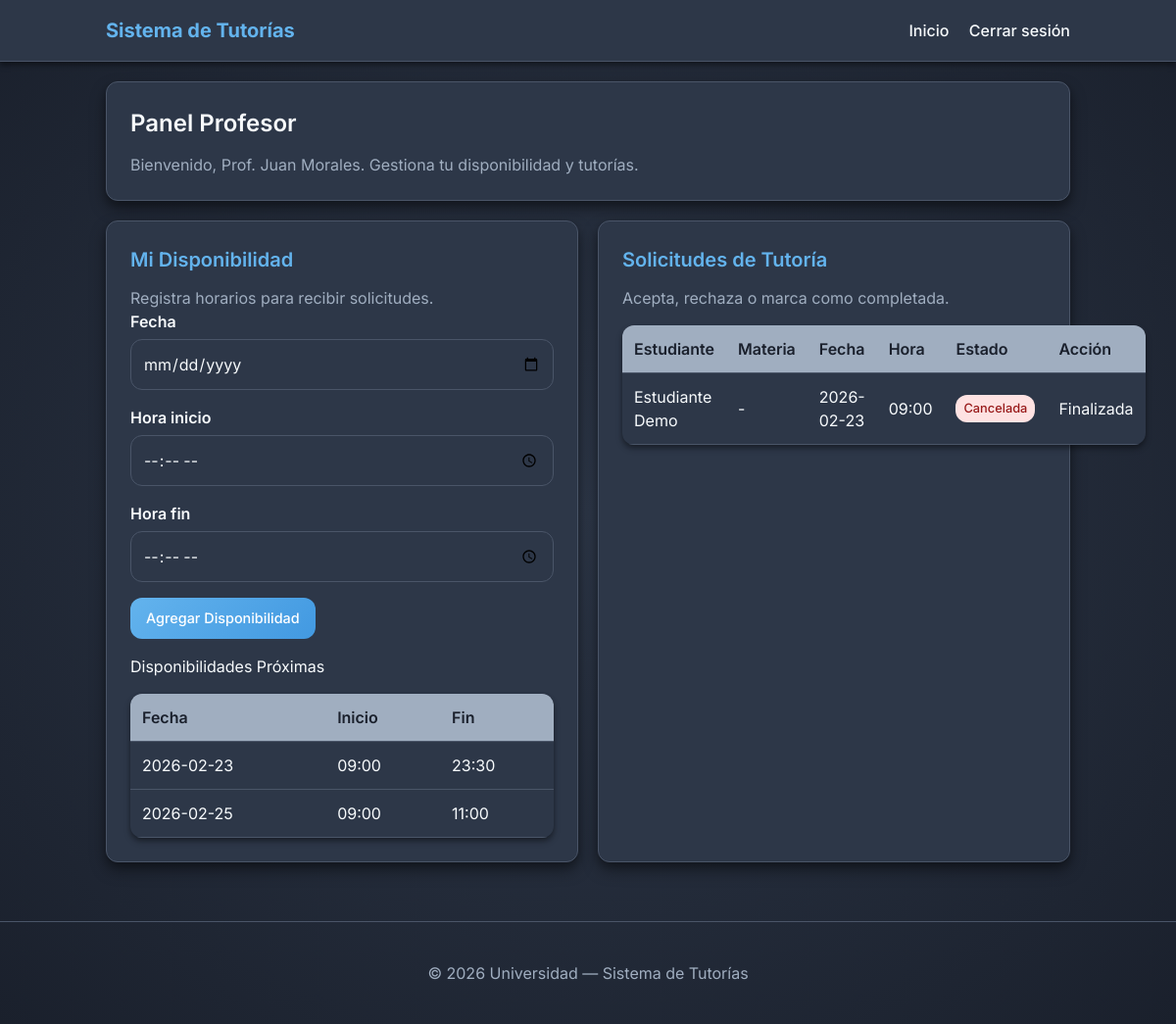
/dashboard_profesor.php (signed in), run on the app's committed database.
### tables this page shows
CREATE TABLE `disponibilidad` (
  `id_disponibilidad` int(10) UNSIGNED NOT NULL,
  `id_profesor` int(10) UNSIGNED NOT NULL,
  `fecha` date NOT NULL,
  `hora_inicio` time NOT NULL,
  `hora_fin` time NOT NULL,
  `estado` enum('disponible','no_disponible','ocupado') NOT NULL DEFAULT 'disponible'
);

CREATE TABLE `tutorias` (
  `id_tutoria` int(10) UNSIGNED NOT NULL,
  `id_estudiante` int(10) UNSIGNED NOT NULL,
  `id_profesor` int(10) UNSIGNED NOT NULL,
  `id_materia` int(10) UNSIGNED DEFAULT NULL,
  `fecha` date NOT NULL,
  `hora` time NOT NULL,
  `estado` enum('pendiente','aceptada','cancelada','realizada') NOT NULL DEFAULT 'pendiente',
  `observaciones` text DEFAULT NULL,
  `fecha_creacion` timestamp NOT NULL DEFAULT current_timestamp()
);

CREATE TABLE `usuarios` (
  `id_usuario` int(10) UNSIGNED NOT NULL,
  `nombre` varchar(150) NOT NULL,
  `correo` varchar(200) NOT NULL,
  `contrasena` varchar(255) NOT NULL,
  `rol` enum('administrador','profesor','estudiante') NOT NULL,
  `estado` enum('activo','inactivo') NOT NULL DEFAULT 'activo',
  `fecha_registro` timestamp NOT NULL DEFAULT current_timestamp()
);

### dashboard_profesor.php (the view, shortened to what this page needs)
<?php
include_once 'header.php';
require_once 'conexion.php';
?>
<section class="card">
  <h2>Panel Profesor</h2>
  <p class="muted">Bienvenido, <?php echo htmlspecialchars($_SESSION['user_name'] ?? ''); ?>. Gestiona tu disponibilidad y tutorías.</p>
</section>
<div class="dashboard-grid prof-panel">
  <div class="card">
    <h3>Mi Disponibilidad</h3>
    <p class="muted">Registra horarios para recibir solicitudes.</p>
    <form method="post" style="margin-bottom:16px">
      <div class="field"><label>Fecha</label><input type="date" name="fecha" required></div>
      <div class="field"><label>Hora inicio</label><input type="time" name="hora_inicio" required></div>
      <div class="field"><label>Hora fin</label><input type="time" name="hora_fin" required></div>
      <button class="btn primary" type="submit">Agregar Disponibilidad</button>
    </form>
    <h4>Disponibilidades Próximas</h4>
    <table class="table">
      <thead><tr><th>Fecha</th><th>Inicio</th><th>Fin</th></tr></thead>
      <tbody>
      <?php
      $profStmt = $pdo->prepare('SELECT id_profesor FROM profesores WHERE id_usuario = :u LIMIT 1');
      $profStmt->execute(['u' => $_SESSION['user_id']]);
      $my_prof_id = $profStmt->fetchColumn();
      if ($my_prof_id) {
        $stmt = $pdo->prepare('SELECT * FROM disponibilidad WHERE id_profesor = :prof AND fecha >= CURDATE() ORDER BY fecha, hora_inicio');
        $stmt->execute(['prof' => $my_prof_id]);
      } else {
        $stmt = $pdo->query('SELECT NULL AS fecha, NULL AS hora_inicio, NULL AS hora_fin LIMIT 0');
      }
      while ($d = $stmt->fetch()) {
          echo '<tr><td>'.htmlspecialchars($d['fecha']).'</td><td>'.htmlspecialchars(substr($d['hora_inicio'],0,5)).'</td><td>'.htmlspecialchars(substr($d['hora_fin'],0,5)).'</td></tr>';
      }
      ?>
      </tbody>
    </table>
  </div>
  <div class="card">
    <h3>Solicitudes de Tutoría</h3>
    <p class="muted">Acepta, rechaza o marca como completada.</p>
    <table class="table">
      <thead><tr><th>Estudiante</th><th>Materia</th><th>Fecha</th><th>Hora</th><th>Estado</th><th>Acción</th></tr></thead>
      <tbody>
        <?php
        $sql = 'SELECT t.id_tutoria AS id, t.fecha, t.hora, t.estado, uest.nombre AS estudiante
            FROM tutorias t
            JOIN estudiantes est ON t.id_estudiante = est.id_estudiante
            JOIN usuarios uest ON est.id_usuario = uest.id_usuario
            WHERE t.id_profesor = :prof
            ORDER BY t.fecha ASC, t.hora ASC';
        $stmt = $pdo->prepare($sql);
        $stmt->execute(['prof' => $my_prof_id]);
        while ($row = $stmt->fetch()) {
          echo '<tr>';
          echo '<td>'.htmlspecialchars($row['estudiante']).'</td>';
          echo '<td>-</td>';
          echo '<td>'.htmlspecialchars($row['fecha']).'</td>';
          echo '<td>'.htmlspecialchars(substr($row['hora'],0,5)).'</td>';
          echo '<td><span class="chip '.htmlspecialchars($row['estado']).'">'.htmlspecialchars(ucfirst($row['estado'])).'</span></td>';
          echo '<td>';
          if ($row['estado'] === 'pendiente') {
              echo '<form method="post" style="display:inline-block;margin-right:8px">';
              echo '<input type="hidden" name="action" value="tutoria_action">';
              echo '<input type="hidden" name="tutoria_id" value="'.intval($row['id']).'">';
              echo '<input type="hidden" name="result" value="aceptada">';
              echo '<button class="btn success" type="submit" onclick="return confirmAction(this.form, \'Aceptar esta tutoría?\')">Aceptar</button>';
              echo '</form>';
              echo '<form method="post" style="display:inline-block">';
              echo '<input type="hidden" name="action" value="tutoria_action">';
              echo '<input type="hidden" name="tutoria_id" value="'.intval($row['id']).'">';
            echo '<input type="hidden" name="result" value="cancelada">';
              echo '<button class="btn danger" type="submit" onclick="return confirmAction(this.form, \'Rechazar esta tutoría?\')">Rechazar</button>';
              echo '</form>';
          } else {
              echo '<span class="muted">Finalizada</span>';
          }
          echo '</td>';
          echo '</tr>';
      }
      ?>
      </tbody>
    </table>
  </div>
</div>
<?php include_once 'footer.php'; ?>

### css/diseño.css (style rules this page uses)
:root { --bg: #1a202c; --panel: #2d3748; --text: #f7fafc; --muted: #a0aec0; --accent: #63b3ed; --success: #68d391; --warning: #fbb6ce; --danger: #fc8181; --border: #4a5568; --shadow: 0 4px 6px rgba(0, 0, 0, 0.3), 0 2px 4px rgba(0, 0, 0, 0.2); --radius: 12px; --transition: all 0.3s ease; }
* { box-sizing: border-box; }
body { font-family: 'Inter', -apple-system, BlinkMacSystemFont, 'Segoe UI', Roboto, sans-serif; margin: 0; background: radial-gradient(ellipse at center, #2d3748 0%, #1a202c 100%); color: var(--text); line-height: 1.6; min-height: 100vh; }
.dashboard-grid { display: grid; grid-template-columns: repeat(auto-fit, minmax(300px, 1fr)); gap: 20px; margin-top: 20px; }
.card { background: var(--panel); border-radius: var(--radius); padding: 24px; box-shadow: 0 8px 16px rgba(0, 0, 0, 0.4), 0 4px 8px rgba(0, 0, 0, 0.2); border: 1px solid var(--border); transition: var(--transition); backdrop-filter: blur(10px); }
.card h2, .card h3 { margin: 0 0 12px; font-weight: 600; }
.card h2 { font-size: 1.5rem; color: var(--text); }
.card h3 { font-size: 1.25rem; color: var(--accent); }
.card p { color: var(--muted); }
.btn { display: inline-flex; align-items: center; padding: 10px 16px; border-radius: var(--radius); text-decoration: none; font-weight: 500; font-size: 0.9rem; transition: var(--transition); border: none; cursor: pointer; }
.btn.primary { background: var(--accent); color: #fff; }
.field { margin-bottom: 16px; }
label { display: block; margin-bottom: 6px; font-weight: 600; color: var(--text); }
input[type="text"], input[type="email"], input[type="password"], input[type="date"], input[type="time"], select, textarea { width: 100%; padding: 12px; border: 1px solid var(--border); border-radius: var(--radius); background: var(--panel); color: var(--text); font-size: 1rem; transition: var(--transition); }
.table { width: 100%; border-collapse: collapse; margin-top: 16px; background: var(--panel); border-radius: var(--radius); overflow: hidden; box-shadow: var(--shadow); }
.table th, .table td { padding: 12px; text-align: left; border-bottom: 1px solid var(--border); }
.table th { background: var(--muted); font-weight: 600; color: var(--bg); }
.chip { display: inline-flex; align-items: center; padding: 4px 8px; border-radius: 12px; font-size: 0.8rem; font-weight: 500; }
.chip.cancelada { background: #fee2e2; color: #991b1b; }
.prof-panel .card:nth-child(1) { grid-column: 1 / 2; }
.prof-panel .card:nth-child(2) { grid-column: 2 / 3; }
.btn.primary { background: linear-gradient(135deg, #63b3ed 0%, #4299e1 100%); border: none; color: white; }

### data on the page
disponibilidad: fecha "2026-02-23", hora_inicio "09:00", hora_fin "23:30"
disponibilidad: fecha "2026-02-25", hora_inicio "09:00", hora_fin "11:00"
tutorias: usuarios.nombre "Estudiante Demo", fecha "2026-02-23", hora "09:00", estado "Cancelada", shows "Finalizada"

### other printed values
$_SESSION['user_name'] "Prof. Juan Morales"
